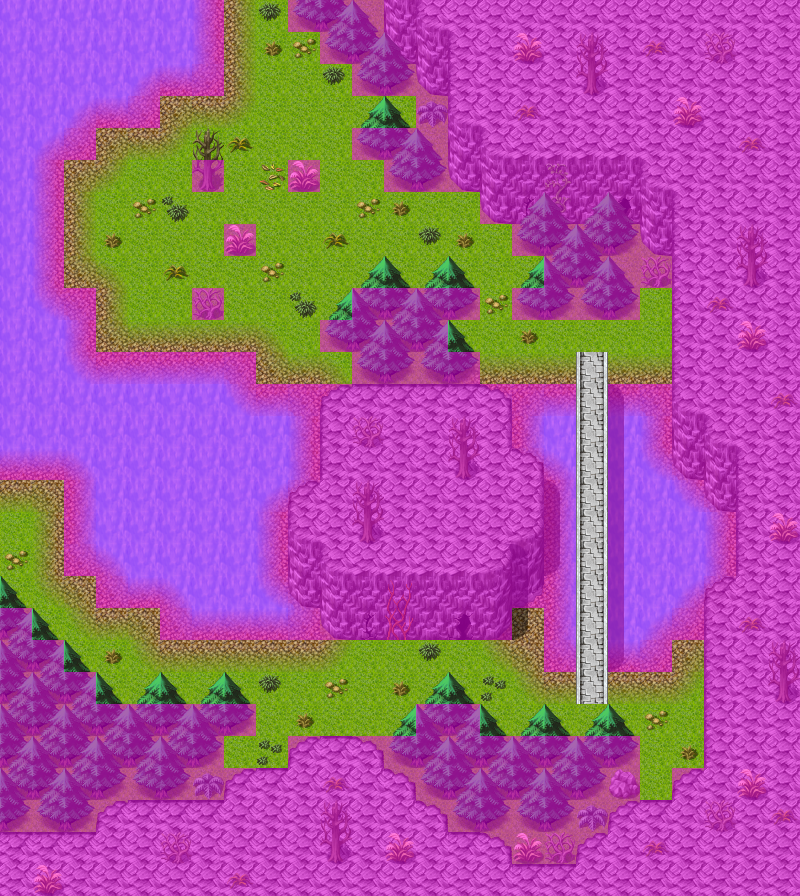

This game map was drawn from its Tiled (.tmx) file and the tilesets committed beside it. A one-line description and the trimmed map source follow:
An orthogonal 25x28 tile map with 32x32 px tiles, 4 tile layers (Ground, Objects, Above, Walkable), 10 tilesets and 12 objects (10x spawn, 2x mapchange).

<map version="1.0" orientation="orthogonal" width="25" height="28" tilewidth="32" tileheight="32">
    <properties>
        <property name="outdoors" value="1" />
    </properties>
    <tileset firstgid="1" name="map_0" tilewidth="32" tileheight="32">
        <image source="../drawable/map_0.png" width="256" height="256" />
    </tileset>
    <tileset firstgid="65" name="map_6" tilewidth="32" tileheight="32">
        <image source="../drawable/map_6.png" width="256" height="256" />
    </tileset>
    <tileset firstgid="129" name="map_4" tilewidth="32" tileheight="32">
        <image source="../drawable/map_4.png" width="256" height="256" />
    </tileset>
    <tileset firstgid="193" name="map_3" tilewidth="32" tileheight="32">
        <image source="../drawable/map_3.png" width="256" height="256" />
    </tileset>
    <tileset firstgid="257" name="map_1" tilewidth="32" tileheight="32">
        <image source="../drawable/map_1.png" width="256" height="256" />
    </tileset>
    <tileset firstgid="321" name="map_5" tilewidth="32" tileheight="32">
        <image source="../drawable/map_5.png" width="256" height="256" />
    </tileset>
    <tileset firstgid="385" name="map_9" tilewidth="32" tileheight="32">
        <image source="../drawable/map_9.png" width="256" height="256" />
    </tileset>
    <tileset firstgid="449" name="map_7" tilewidth="32" tileheight="32">
        <image source="../drawable/map_7.png" width="256" height="256" />
    </tileset>
    <tileset firstgid="513" name="map_17" tilewidth="32" tileheight="32">
        <image source="../drawable/map_17.png" width="256" height="256" />
    </tileset>
    <tileset firstgid="577" name="map_2" tilewidth="32" tileheight="32">
        <image source="../drawable/map_2.png" width="256" height="256" />
    </tileset>
    <layer name="Ground" width="25" height="28">
        <data>[700 cells, 700 non-empty, 15 distinct tile ids]</data>
    </layer>
    <layer name="Objects" width="25" height="28">
        <data>[700 cells, 316 non-empty, 42 distinct tile ids]</data>
    </layer>
    <layer name="Above" width="25" height="28">
        <data>[700 cells, 60 non-empty, 14 distinct tile ids]</data>
    </layer>
    <layer name="Walkable" width="25" height="28">
        <data>[700 cells, 519 non-empty, 1 distinct tile ids]</data>
    </layer>
    <objectgroup name="Mapevents">
        <object name="west" type="mapchange" x="0" y="480" width="32" height="128">
            <properties>
                <property name="map" value="mountainlake2" />
                <property name="place" value="east" />
            </properties>
        </object>
        <object name="north" type="mapchange" x="224" y="0" width="64" height="32">
            <properties>
                <property name="map" value="mountainlake4" />
                <property name="place" value="south" />
            </properties>
        </object>
    </objectgroup>
    <objectgroup name="Spawn">
        <object name="maonit_2" type="spawn" x="224" y="640" width="32" height="64">
            <properties>
                <property name="quantity" value="2" />
                <property name="spawngroup" value="maonit_2" />
            </properties>
        </object>
        <object name="maonit_2_1" type="spawn" x="64" y="544" width="160" height="160">
            <properties>
                <property name="spawngroup" value="maonit_2" />
            </properties>
        </object>
        <object name="maonit_3" type="spawn" x="576" y="576" width="32" height="64">
            <properties>
                <property name="spawngroup" value="maonit_3" />
            </properties>
        </object>
        <object name="maonit_3_1" type="spawn" x="576" y="512" width="32" height="64">
            <properties>
                <property name="spawngroup" value="maonit_3" />
            </properties>
        </object>
        <object name="maonit_3_2" type="spawn" x="576" y="448" width="32" height="64">
            <properties>
                <property name="spawngroup" value="maonit_3" />
            </properties>
        </object>
        <object name="maonit_3_3" type="spawn" x="576" y="384" width="32" height="64">
            <properties>
                <property name="spawngroup" value="maonit_3" />
            </properties>
        </object>
        <object name="maonit_2_2" type="spawn" x="256" y="640" width="448" height="160">
            <properties>
                <property name="quantity" value="3" />
                <property name="spawngroup" value="maonit_2" />
            </properties>
        </object>
        <object name="maonit_2_3" type="spawn" x="480" y="288" width="32" height="32">
            <properties>
                <property name="spawngroup" value="maonit_2" />
            </properties>
        </object>
        <object name="maonit_2_4" type="spawn" x="448" y="320" width="224" height="64">
            <properties>
                <property name="spawngroup" value="maonit_2" />
            </properties>
        </object>
        <object name="maonit_2_5" type="spawn" x="64" y="64" width="384" height="320">
            <properties>
                <property name="quantity" value="4" />
                <property name="spawngroup" value="maonit_2" />
            </properties>
        </object>
    </objectgroup>
    <objectgroup name="Keys" />
</map>
